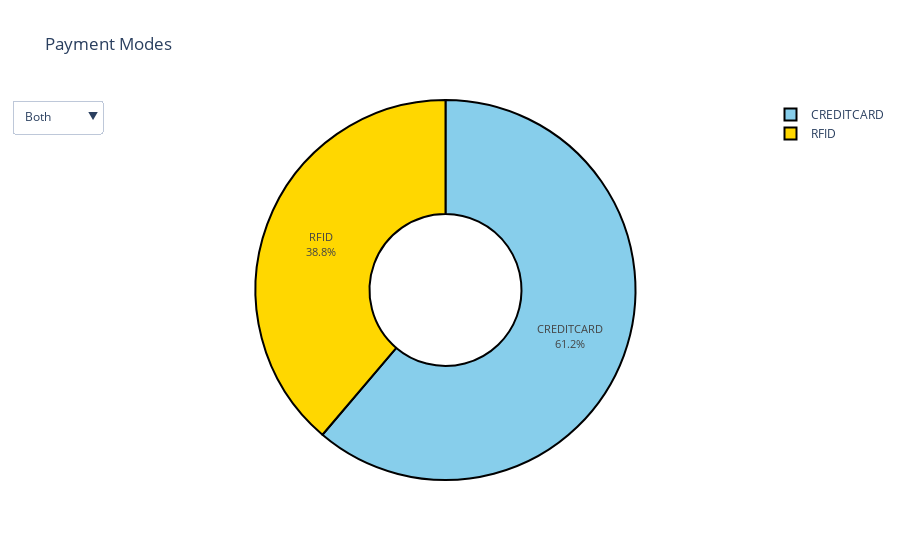

The notebook cell saved with this chart:
### Code cell
##Payment type pie chart
fig = go.Figure()
fig.add_trace(go.Pie(labels=paymentlabels,values=paysizesA,name="Payment Modes"))
fig.add_trace(go.Pie(labels=paymentlabels,values=paysizesB,name="Payment Modes"))
fig.add_trace(go.Pie(labels=paymentlabels,values=pay,name="Payment Modes"))

fig.update_layout(updatemenus=[
        go.layout.Updatemenu(
            active=0,
            buttons=list([
                dict(label="Station A",
                     method="restyle",
                     args=[{"visible": [True, False, False]},
                           {"title": "Station A"}]),
                dict(label="Station B",
                     method="restyle",
                     args=[{"visible": [False, True, False]},
                           {"title": "Station B"}]),
                dict(label="Both",
                     method="restyle",
                     args=[{"visible": [False, False, True]},
                           {"title": "Both"}])]),)])
fig.update_layout(title_text="Payment Modes")                     
fig.update_traces(hole=.4,hoverinfo='value', textinfo='label+percent', textfont_size=11, marker=dict(colors=['gold','skyblue'], line=dict(color='#000000', width=2)))
fig.show()

### Figure 1 — Plotly figure (JSON) as saved in the notebook; plotly's stock layout.template omitted (floating-point values rounded to 4 significant figures)
{"data": [{"hole": 0.4, "hoverinfo": "value", "labels": ["RFID", "CREDITCARD"], "marker": {"colors": ["gold", "skyblue"], "line": {"color": "#000000", "width": 2}}, "name": "Payment Modes", "textfont": {"size": 11}, "textinfo": "label+percent", "type": "pie", "values": [2424, 3778], "visible": false}, {"hole": 0.4, "hoverinfo": "value", "labels": ["RFID", "CREDITCARD"], "marker": {"colors": ["gold", "skyblue"], "line": {"color": "#000000", "width": 2}}, "name": "Payment Modes", "textfont": {"size": 11}, "textinfo": "label+percent", "type": "pie", "values": [2620, 1630], "visible": false}, {"hole": 0.4, "hoverinfo": "value", "labels": ["RFID", "CREDITCARD"], "marker": {"colors": ["gold", "skyblue"], "line": {"color": "#000000", "width": 2}}, "name": "Payment Modes", "textfont": {"size": 11}, "textinfo": "label+percent", "type": "pie", "values": [4054, 6398], "visible": true}], "layout": {"autosize": true, "title": {"text": "Payment Modes"}, "updatemenus": [{"active": 2, "buttons": [{"args": [{"visible": [true, false, false]}, {"title": "Station A"}], "label": "Station A", "method": "restyle"}, {"args": [{"visible": [false, true, false]}, {"title": "Station B"}], "label": "Station B", "method": "restyle"}, {"args": [{"visible": [false, false, true]}, {"title": "Both"}], "label": "Both", "method": "restyle"}]}]}}
